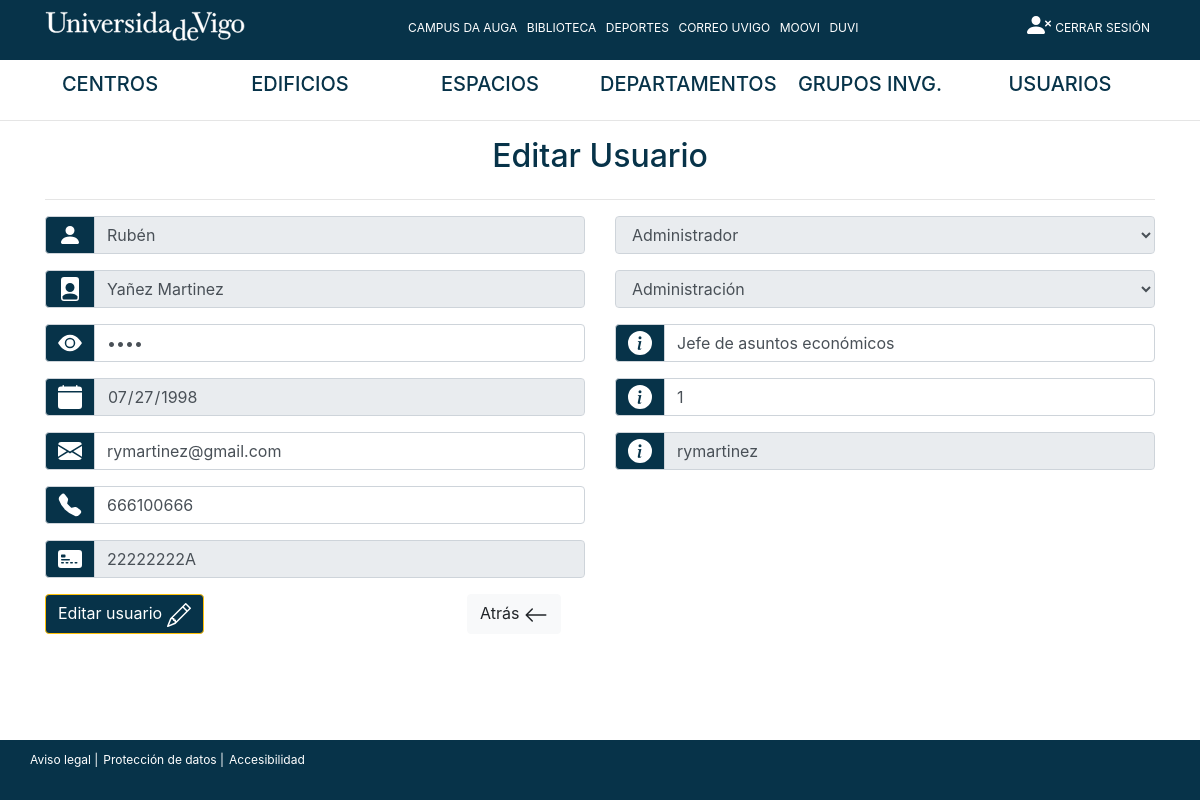
The app's page /Controllers/User_Controller.php?action=edit&login_usuario=rymartinez (signed in) with its own data.
### tables this page shows
CREATE TABLE `usuario` (
	`usuario_id` int NOT NULL AUTO_INCREMENT,
	`login` VARCHAR(12) NOT NULL UNIQUE,
	`nombre` VARCHAR(15) NOT NULL,
	`apellidos` VARCHAR(25) NOT NULL,
	`password` VARCHAR(64) NOT NULL,
	`fecha_nacimiento` DATE NOT NULL,
	`email_usuario` VARCHAR(30) NOT NULL,
	`telef_usuario` int NOT NULL,
	`dni` VARCHAR(9) NOT NULL UNIQUE,
	`rol` enum('ADMIN', 'USUARIO_NORMAL') NOT NULL, 
	`afiliacion` enum('DOCENTE', 'INVESTIGADOR', 'ADMINISTRACION') NOT NULL,
	`nombre_puesto` VARCHAR(60),
	`nivel_jerarquia` int,
	`depart_usuario` int,
	`grupo_usuario` int,
	`centro_usuario` int,
	PRIMARY KEY (`usuario_id`)
);

### Views/USUARIO_ADD_View.php (the view, shortened to what the rows shown need)
<?php
class USUARIO_ADD_View{
var $datos;
var $esModificar;
function __construct($datos, $grupos, $departamentos, $centros, $esModificar = false, $info_afiliacion = "", $respuesta = false){
    $this->datos = $datos;
    $this->esModificar = $esModificar;
    $this->render();
}
function render(){
    include '../Views/Header.php';
?>
<!doctype html>
<html lang="es">
<div class="container">
    <div class="row">
        <div class="col-12 align-self-center">
            <?php if($this->esModificar === false){?>
            <form action="../Controllers/User_Controller.php?action=add" method="post" id="addUserForm">
                <h2 class="text-center textoAzul mb-4">Crear Usuario</h2>
                <hr>
            <?php } else{?>
            <form action="../Controllers/User_Controller.php?action=edit&login_usuario=<?= $this->datos->getLogin()?>" method="post" id="editUserForm">
                <h2 class="text-center textoAzul mb-4">Editar Usuario</h2>
                <hr>
            <?php } ?>
                <div class="row">
                    <div class="col-md-6 input-group mb-2" style="margin-bottom: 1rem!important;">
                        <div class=" input-group-prepend">
                            <div class="input-group-text" style="background-color: #073349;">
                                <svg width="1.5em" height="1.5em" viewBox="0 0 16 16" class="bi bi-person-fill" fill="white" xmlns="http://www.w3.org/2000/svg">
                                    <path fill-rule="evenodd" d="M3 14s-1 0-1-1 1-4 6-4 6 3 6 4-1 1-1 1H3zm5-6a3 3 0 1 0 0-6 3 3 0 0 0 0 6z"/>
                                </svg>
                            </div>
                        </div>
                        <input type="text" class="form-control" id="nombre" name="nombre" placeholder="Nombre" value="<?=$this->datos->getNombre()?>"
                            <?php if($this->esModificar === true){ ?> readonly <?php }?>size="15" maxlength="15">
                    </div>
                    <div class="col-md-6 form-group">
                        <select class=" form-control" id="rol" name="rol"
                            <?php if($this->esModificar === true && ( $_SESSION['rol'] != "ADMIN" && $_SESSION['rol'] != "Administrador")){ ?> readonly <?php }?>>
                            <?php
                                if($this->datos->getRol() == 'ADMIN' || $this->datos->getRol() == 'Administrador'){
                                    ?>
                                    <option value="ADMIN" selected>Administrador</option>
                                    <?php
                                }else if($this->datos->getRol() == 'USUARIO_NORMAL' || $this->datos->getRol() == 'Usuario Normal'){
                            ?>
                            <option value="" disabled>Rol</option>
                            <option value="ADMIN">Administrador</option>
                            <option value="USUARIO_NORMAL" selected>Usuario normal</option>
                                    <?php
                                }else{
                            ?>
                            <option value="" disabled selected>Rol</option>
                            <option value="ADMIN">Administrador</option>
                            <option value="USUARIO_NORMAL">Usuario normal</option>
                            <?php
                            }
                            ?>
                        </select>
                    </div>
                </div>
                <div class="row">
                    <div class="col-md-6 input-group mb-2" style="margin-bottom: 1rem!important;">
                        <div class="input-group-prepend">
                            <div class="input-group-text" style="background-color: #073349;">
                            </div>
                        </div>
                        <input type="text" class="form-control" id="apellidos" name="apellidos" placeholder="Apellidos" size="25" maxlength="25"
                               value="<?=$this->datos->getApellidos()?>" <?php if($this->esModificar === true){ ?> readonly <?php }?>>
                    </div>
                    <div class=" col-md-6 form-group">
                        <select class=" form-control" id="afiliacion" name="afiliacion"
                            <?php if($this->esModificar === true && ( $_SESSION['rol'] != "ADMIN" && $_SESSION['rol'] != "Administrador")){ ?> readonly <?php }?>>
                            <?php
                            if($this->datos->getAfiliacion() == 'DOCENTE'){
                                ?>
                                <option value="" disabled>Afiliación</option>
                                <option value="DOCENTE" selected >Docente</option>
                                <option value="INVESTIGADOR">Investigador</option>
                                <option value="ADMINISTRACION">Administración</option>
                                <?php
                            }else if($this->datos->getAfiliacion() == 'ADMINISTRACION'){
                                ?>
                                <option value="ADMINISTRACION" selected>Administración</option>
                            <?php
                            }
                            ?>
                        </select>
                    </div>
                </div>
                <div class="row">
                    <div class="col-md-6 input-group mb-2" style="margin-bottom: 1rem!important;">
                        <div class="input-group-prepend">
                            <div class="input-group-text" style="background-color: #073349;">
                            </div>
                        </div>
                        <input type="password" class="form-control" id="password"  name="password" placeholder="Contraseña" size="64" maxlength="64" value="<?php echo($this->datos->getPassword())?>">
                    </div>
                    <div class="col-md-6 input-group mb-2" id="div_nombre_puesto" style="margin-bottom: 1rem!important;">
                        <div class="input-group-prepend">
                            <div class="input-group-text" style="background-color: #073349;">
                            </div>
                        </div>
                        <input type="text" class="form-control" id="nombre_puesto" name="nombre_puesto" placeholder="Nombre Puesto"
                            <?php if($this->esModificar === true && ( $_SESSION['rol'] != "ADMIN" && $_SESSION['rol'] != "Administrador")){ ?> readonly <?php }?>
                               size="60" maxlength="60" value="<?=$this->datos->getNombrePuesto()?>">
                    </div>
                </div>
                <div class="row">
                    <div class="col-md-6 input-group mb-2" style="margin-bottom: 1rem!important;">
                        <div class="input-group-prepend">
                            <div class="input-group-text" style="background-color: #073349;">
                                <svg width="1.5em" height="1.5em" viewBox="0 0 16 16" class="bi bi-calendar-fill" fill="white" xmlns="http://www.w3.org/2000/svg">
                                    <path d="M3.5 0a.5.5 0 0 1 .5.5V1h8V.5a.5.5 0 0 1 1 0V1h1a2 2 0 0 1 2 2v11a2 2 0 0 1-2 2H2a2 2 0 0 1-2-2V5h16V4H0V3a2 2 0 0 1 2-2h1V.5a.5.5 0 0 1 .5-.5z"/>
                                </svg>
                            </div>
                        </div>
                        <input type="date" class="form-control" onkeydown="return false"  id="fecha_nacimiento" name="fecha_nacimiento" placeholder="Fecha nacimiento"
                               value="<?= $this->datos->getFechaNacimiento()?>" <?php if($this->esModificar === true){ ?> readonly <?php }?>>
                    </div>
                    <div class="col-md-6 input-group mb-2" id="div_nivel_jerarquia" style="margin-bottom: 1rem!important;">
                        <div class="input-group-prepend" >
                            <div class="input-group-text" style="background-color: #073349;">
                            </div>
                        </div>
                        <input type="number" class="form-control" id="nivel_jerarquia" name="nivel_jerarquia" placeholder="Nivel jerarquía"
                            <?php if($this->esModificar === true && ( $_SESSION['rol'] != "ADMIN" && $_SESSION['rol'] != "Administrador")){ ?> readonly <?php }?>
                               value="<?= $this->datos->getNivelJerarquia()?>">
                    </div>
                </div>
                <div class="row">
                    <div class="col-md-6 input-group mb-2" style="margin-bottom: 1rem!important;">
                        <div class="input-group-prepend">
                            <div class="input-group-text" style="background-color: #073349;">
                            </div>
                        </div>
                        <input type="email" class="form-control" id="email_usuario" name="email_usuario" placeholder="Email" size="30" maxlength="30" value="<?= $this->datos->getEmailUsuario()?>">
                    </div>
                    <div class="col-md-6 input-group mb-2" style="margin-bottom: 1rem!important;">
                        <?php if($this->esModificar === true){ ?>
                            <div class="input-group-prepend" >
                                <div class="input-group-text" style="background-color: #073349;">
                                </div>
                            </div>
                            <input type="login" class="form-control" id="login_usuario" name="login_usuario" size="30" maxlength="12"
                                   value="<?= $this->datos->getLogin()?>" <?php if($this->esModificar === true){ ?> readonly <?php }?>>
                        <?php } ?>
                    </div>
                </div>
                <div class="row">
                    <div class="col-md-6 input-group mb-2" style="margin-bottom: 1rem!important;">
                        <div class="input-group-prepend">
                            <div class="input-group-text" style="background-color: #073349;">
                            </div>
                        </div>
                        <input type="tel" class="form-control" id="telef_usuario" name="telef_usuario" placeholder="Teléfono" pattern="[0-9]{9}" value="<?= $this->datos->getTelefUsuario() ?>">
                    </div>
                    <div class="col-md-6 input-group mb-2">
                    </div>
                </div>
                <div class="row">
                    <div class="col-md-6 input-group mb-2" style="margin-bottom: 1rem!important;">
                        <div class="input-group-prepend">
                            <div class="input-group-text" style="background-color: #073349;">
                            </div>
                        </div>
                        <input type="text" class="form-control" id="dni" name="dni" placeholder="DNI" size="9" maxlength="9"
                               value="<?= $this->datos->getDni()?>" <?php if($this->esModificar === true){ ?> readonly <?php }?>>
                    </div>
                    <div class="col-md-6 input-group mb-2">
                    </div>
                </div>
                <div class ="row">
                    <div class="col-md-3  mb-2 text-left" style="margin-bottom: 1rem!important;">
                        <?php if($this->esModificar === false){?>
                            <button id="botonAddUser" type='submit' name='action' value='addUser' class="btn" style="background-color: #073349; color: white;">
                                Crear usuario
                                <svg width="1.5em" height="1.5em" viewBox="0 0 16 16" class="bi bi-plus-circle" fill="currentColor" xmlns="http://www.w3.org/2000/svg">
                                    <path fill-rule="evenodd" d="M8 15A7 7 0 1 0 8 1a7 7 0 0 0 0 14zm0 1A8 8 0 1 0 8 0a8 8 0 0 0 0 16z"/>
                                    <path fill-rule="evenodd" d="M8 4a.5.5 0 0 1 .5.5v3h3a.5.5 0 0 1 0 1h-3v3a.5.5 0 0 1-1 0v-3h-3a.5.5 0 0 1 0-1h3v-3A.5.5 0 0 1 8 4z"/>
                                </svg>
                            </button>
                        <?php } else{ ?>
                            <button id="botonEditUser" type='submit' name='action' value='editUser' class="btn btn-warning" style="background-color: #073349; color: white;">
                                Editar usuario
                            </button>
                        <?php } ?>
                    </div>
                    <div class="col-md-3  mb-2 text-right" style="margin-bottom: 1rem!important;">
                        <button id="botonAtras" type='submit' name='action' value='atras' class="btn btn-light mr-4">
                            Atrás
                            <svg width="1.5em" height="1.5em" viewBox="0 0 16 16" class="bi bi-arrow-left" fill="currentColor" xmlns="http://www.w3.org/2000/svg">
                                <path fill-rule="evenodd" d="M15 8a.5.5 0 0 0-.5-.5H2.707l3.147-3.146a.5.5 0 1 0-.708-.708l-4 4a.5.5 0 0 0 0 .708l4 4a.5.5 0 0 0 .708-.708L2.707 8.5H14.5A.5.5 0 0 0 15 8z"/>
                            </svg>
                        </button>
                    </div>
                </div>
            </form>
        </div>
    </div>
</div>
<?php
        include '../Views/Footer.php';
}
}
?>

### records on screen
usuario: nombre "Rubén", apellidos "Yañez Martinez", afiliacion "Administración", nombre_puesto "Jefe de asuntos económicos", fecha_nacimiento "07/27/1998", nivel_jerarquia "1", email_usuario "rymartinez@gmail.com", login_usuario "rymartinez", telef_usuario "666100666", dni "22222222A"
